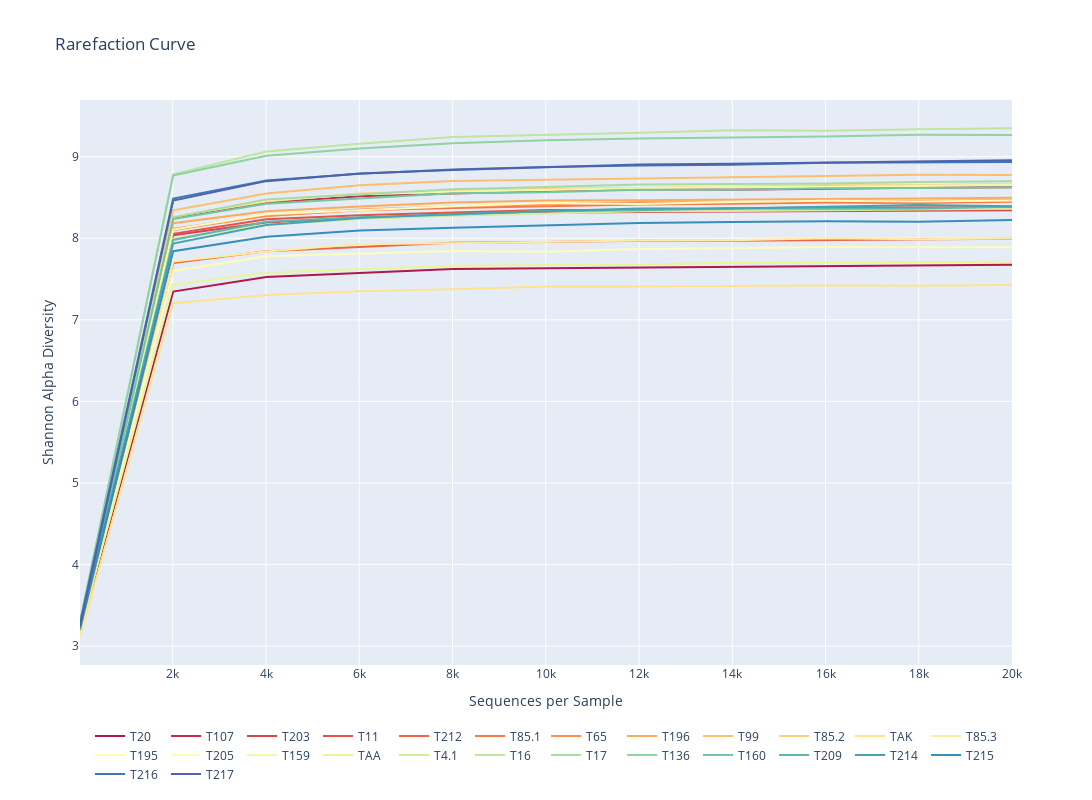

Source (notebook cell):
### Code cell
import pandas as pd
import plotly.graph_objects as go
import seaborn as sns
import matplotlib.colors as mcolors

# Load the data
df = pd.read_excel('/Users/dimitriosgiakoumas/Downloads/Shannon_Rarefraction.xlsx')

# Compute average curve
average_curve = df.groupby('sequences per sample').mean()

# Create a color palette
rgb_colors = sns.color_palette('Spectral', len(average_curve.columns))
hex_colors = [mcolors.rgb2hex(color) for color in rgb_colors]
sns.color_palette()
# Create a new figure
fig = go.Figure()

# Add a line for each sample with a specific color
for i, column in enumerate(average_curve.columns):
    fig.add_trace(go.Scatter(x=average_curve.index, y=average_curve[column], mode='lines',
                             name=f'{column}', line=dict(color=hex_colors[i], width=2)))

# Update layout
fig.update_layout(title='Rarefaction Curve',
                  xaxis_title='Sequences per Sample',
                  yaxis_title='Shannon Alpha Diversity',
                  autosize=True,
                  width=1200,
                  height=800,
                  legend=dict(yanchor="top",
                              y=-0.1,
                              xanchor="center",
                              x=0.5,
                              orientation="h"),
                  )

# Save the plot as a .tif file with 300 dpi to the specified directory
# save_path = '/Users/dimitriosgiakoumas/Library/CloudStorage/OneDrive-FloridaAtlanticUniversity/biplot.tif'
# plt.savefig(save_path, format='tiff', dpi=300)


fig.show()

### Figure 1 — Plotly figure (JSON) as saved in the notebook; plotly's stock layout.template omitted (floating-point values rounded to 4 significant figures)
{"data": [{"line": {"color": "#b11747", "width": 2}, "mode": "lines", "name": "T20", "x": [10, 2009, 4008, 6007, 8006, 10005, 12004, 14003, 16002, 18001, 20000], "y": [3.174, 7.346, 7.524, 7.577, 7.623, 7.633, 7.642, 7.648, 7.655, 7.668, 7.676], "type": "scatter"}, {"line": {"color": "#c52c4b", "width": 2}, "mode": "lines", "name": "T107", "x": [10, 2009, 4008, 6007, 8006, 10005, 12004, 14003, 16002, 18001, 20000], "y": [3.174, 8.248, 8.438, 8.514, 8.548, 8.579, 8.602, 8.594, 8.61, 8.619, 8.626], "type": "scatter"}, {"line": {"color": "#d8434e", "width": 2}, "mode": "lines", "name": "T203", "x": [10, 2009, 4008, 6007, 8006, 10005, 12004, 14003, 16002, 18001, 20000], "y": [3.202, 8.037, 8.194, 8.252, 8.286, 8.312, 8.321, 8.326, 8.33, 8.344, 8.344], "type": "scatter"}, {"line": {"color": "#e3534a", "width": 2}, "mode": "lines", "name": "T11", "x": [10, 2009, 4008, 6007, 8006, 10005, 12004, 14003, 16002, 18001, 20000], "y": [3.262, 8.055, 8.233, 8.282, 8.315, 8.345, 8.343, 8.368, 8.376, 8.379, 8.38], "type": "scatter"}, {"line": {"color": "#ef6645", "width": 2}, "mode": "lines", "name": "T212", "x": [10, 2009, 4008, 6007, 8006, 10005, 12004, 14003, 16002, 18001, 20000], "y": [3.214, 7.698, 7.84, 7.897, 7.946, 7.955, 7.971, 7.971, 7.979, 7.986, 7.995], "type": "scatter"}, {"line": {"color": "#f67a49", "width": 2}, "mode": "lines", "name": "T85.1", "x": [10, 2009, 4008, 6007, 8006, 10005, 12004, 14003, 16002, 18001, 20000], "y": [3.142, 8.115, 8.273, 8.343, 8.372, 8.397, 8.413, 8.425, 8.438, 8.433, 8.448], "type": "scatter"}, {"line": {"color": "#f99355", "width": 2}, "mode": "lines", "name": "T65", "x": [10, 2009, 4008, 6007, 8006, 10005, 12004, 14003, 16002, 18001, 20000], "y": [3.262, 8.102, 8.276, 8.354, 8.388, 8.412, 8.441, 8.437, 8.461, 8.459, 8.468], "type": "scatter"}, {"line": {"color": "#fcaa5f", "width": 2}, "mode": "lines", "name": "T196", "x": [10, 2009, 4008, 6007, 8006, 10005, 12004, 14003, 16002, 18001, 20000], "y": [3.282, 8.184, 8.331, 8.389, 8.438, 8.463, 8.465, 8.476, 8.482, 8.489, 8.496], "type": "scatter"}, {"line": {"color": "#fdbf6f", "width": 2}, "mode": "lines", "name": "T99", "x": [10, 2009, 4008, 6007, 8006, 10005, 12004, 14003, 16002, 18001, 20000], "y": [3.254, 8.343, 8.55, 8.651, 8.703, 8.719, 8.736, 8.749, 8.765, 8.779, 8.777], "type": "scatter"}, {"line": {"color": "#fed07e", "width": 2}, "mode": "lines", "name": "T85.2", "x": [10, 2009, 4008, 6007, 8006, 10005, 12004, 14003, 16002, 18001, 20000], "y": [3.242, 8.267, 8.45, 8.55, 8.579, 8.608, 8.617, 8.635, 8.651, 8.65, 8.67], "type": "scatter"}, {"line": {"color": "#fee28f", "width": 2}, "mode": "lines", "name": "TAK", "x": [10, 2009, 4008, 6007, 8006, 10005, 12004, 14003, 16002, 18001, 20000], "y": [3.114, 7.205, 7.304, 7.35, 7.376, 7.409, 7.41, 7.417, 7.42, 7.418, 7.426], "type": "scatter"}, {"line": {"color": "#feeda1", "width": 2}, "mode": "lines", "name": "T85.3", "x": [10, 2009, 4008, 6007, 8006, 10005, 12004, 14003, 16002, 18001, 20000], "y": [3.147, 7.715, 7.838, 7.929, 7.938, 7.959, 7.974, 7.975, 8.0, 7.989, 7.998], "type": "scatter"}, {"line": {"color": "#fffab6", "width": 2}, "mode": "lines", "name": "T195", "x": [10, 2009, 4008, 6007, 8006, 10005, 12004, 14003, 16002, 18001, 20000], "y": [3.302, 8.106, 8.295, 8.346, 8.394, 8.432, 8.421, 8.446, 8.46, 8.451, 8.463], "type": "scatter"}, {"line": {"color": "#fbfdb8", "width": 2}, "mode": "lines", "name": "T205", "x": [10, 2009, 4008, 6007, 8006, 10005, 12004, 14003, 16002, 18001, 20000], "y": [3.222, 7.6, 7.779, 7.811, 7.844, 7.835, 7.87, 7.879, 7.892, 7.891, 7.89], "type": "scatter"}, {"line": {"color": "#f1f9a9", "width": 2}, "mode": "lines", "name": "T159", "x": [10, 2009, 4008, 6007, 8006, 10005, 12004, 14003, 16002, 18001, 20000], "y": [3.282, 8.264, 8.462, 8.541, 8.571, 8.594, 8.613, 8.63, 8.63, 8.641, 8.658], "type": "scatter"}, {"line": {"color": "#e8f69b", "width": 2}, "mode": "lines", "name": "TAA", "x": [10, 2009, 4008, 6007, 8006, 10005, 12004, 14003, 16002, 18001, 20000], "y": [3.202, 7.434, 7.581, 7.623, 7.663, 7.672, 7.677, 7.699, 7.706, 7.714, 7.712], "type": "scatter"}, {"line": {"color": "#d3ed9c", "width": 2}, "mode": "lines", "name": "T4.1", "x": [10, 2009, 4008, 6007, 8006, 10005, 12004, 14003, 16002, 18001, 20000], "y": [3.262, 7.995, 8.166, 8.237, 8.275, 8.308, 8.332, 8.335, 8.346, 8.36, 8.363], "type": "scatter"}, {"line": {"color": "#bfe5a0", "width": 2}, "mode": "lines", "name": "T16", "x": [10, 2009, 4008, 6007, 8006, 10005, 12004, 14003, 16002, 18001, 20000], "y": [3.282, 8.784, 9.063, 9.16, 9.24, 9.263, 9.294, 9.323, 9.319, 9.337, 9.349], "type": "scatter"}, {"line": {"color": "#a7dba4", "width": 2}, "mode": "lines", "name": "T17", "x": [10, 2009, 4008, 6007, 8006, 10005, 12004, 14003, 16002, 18001, 20000], "y": [3.282, 8.257, 8.474, 8.535, 8.6, 8.63, 8.66, 8.664, 8.671, 8.69, 8.699], "type": "scatter"}, {"line": {"color": "#8fd2a4", "width": 2}, "mode": "lines", "name": "T136", "x": [10, 2009, 4008, 6007, 8006, 10005, 12004, 14003, 16002, 18001, 20000], "y": [3.302, 8.771, 9.011, 9.1, 9.167, 9.203, 9.225, 9.231, 9.246, 9.269, 9.268], "type": "scatter"}, {"line": {"color": "#74c7a5", "width": 2}, "mode": "lines", "name": "T160", "x": [10, 2009, 4008, 6007, 8006, 10005, 12004, 14003, 16002, 18001, 20000], "y": [3.222, 8.235, 8.424, 8.491, 8.552, 8.563, 8.594, 8.595, 8.614, 8.616, 8.626], "type": "scatter"}, {"line": {"color": "#5eb9a9", "width": 2}, "mode": "lines", "name": "T209", "x": [10, 2009, 4008, 6007, 8006, 10005, 12004, 14003, 16002, 18001, 20000], "y": [3.194, 7.98, 8.204, 8.258, 8.289, 8.336, 8.344, 8.364, 8.364, 8.365, 8.386], "type": "scatter"}, {"line": {"color": "#49a2b2", "width": 2}, "mode": "lines", "name": "T214", "x": [10, 2009, 4008, 6007, 8006, 10005, 12004, 14003, 16002, 18001, 20000], "y": [3.262, 7.935, 8.161, 8.249, 8.297, 8.331, 8.364, 8.364, 8.385, 8.407, 8.394], "type": "scatter"}, {"line": {"color": "#378ebb", "width": 2}, "mode": "lines", "name": "T215", "x": [10, 2009, 4008, 6007, 8006, 10005, 12004, 14003, 16002, 18001, 20000], "y": [3.222, 7.841, 8.019, 8.095, 8.128, 8.153, 8.186, 8.199, 8.209, 8.203, 8.225], "type": "scatter"}, {"line": {"color": "#3f77b5", "width": 2}, "mode": "lines", "name": "T216", "x": [10, 2009, 4008, 6007, 8006, 10005, 12004, 14003, 16002, 18001, 20000], "y": [3.282, 8.487, 8.708, 8.791, 8.842, 8.875, 8.893, 8.901, 8.927, 8.932, 8.935], "type": "scatter"}, {"line": {"color": "#4e63ac", "width": 2}, "mode": "lines", "name": "T217", "x": [10, 2009, 4008, 6007, 8006, 10005, 12004, 14003, 16002, 18001, 20000], "y": [3.242, 8.462, 8.701, 8.794, 8.837, 8.872, 8.905, 8.913, 8.93, 8.942, 8.956], "type": "scatter"}], "layout": {"legend": {"yanchor": "top", "y": -0.1, "xanchor": "center", "x": 0.5, "orientation": "h"}, "title": {"text": "Rarefaction Curve"}, "xaxis": {"title": {"text": "Sequences per Sample"}}, "yaxis": {"title": {"text": "Shannon Alpha Diversity"}}, "autosize": true, "width": 1200, "height": 800}}
